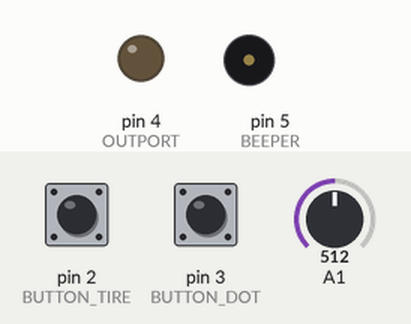
Bench run of a sketch on a simulated Arduino Leonardo, built with avr-gcc and run on an emulated ATmega32U4. On the bench: output pins drawn as LEDs (lit = HIGH), buzzer (waves = sounding). Dashed ring = blinking. The test bench sets the inputs (shaded band); at power-on: pin 3 (BUTTON_DOT) HIGH, pin 2 (BUTTON_TIRE) HIGH, A1 = 512. USB keyboard and mouse output is not drawn.

Above: at 1.2 s.
1.3 s: pin 3 (BUTTON_DOT) pulled LOW for 0.15 s
At 2.4 s:
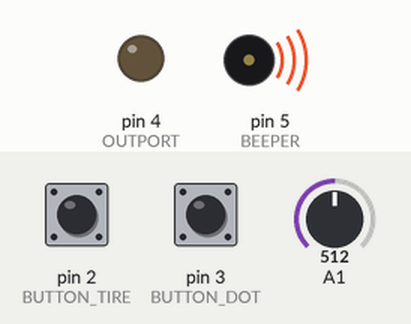
3.0 s: pin 2 (BUTTON_TIRE) pulled LOW for 1 s
At 3.1 s:
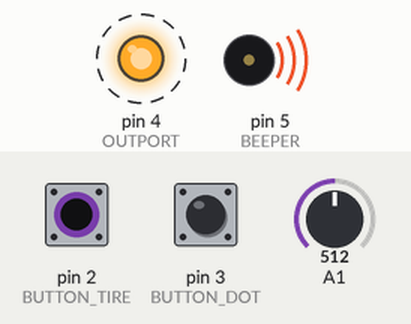
6.0 s: pin 2 (BUTTON_TIRE) pulled LOW for 3.2 s
At 10.0 s:
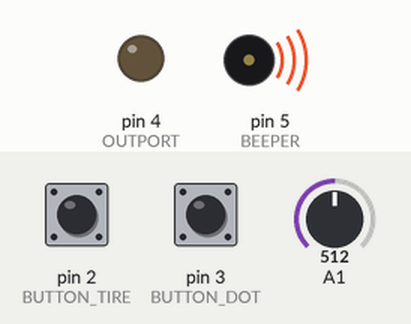
10.7 s: pin 3 (BUTTON_DOT) pulled LOW for 3.2 s
At 13.6 s:
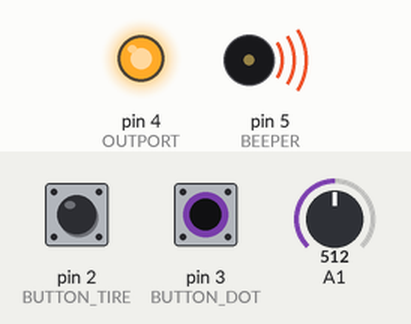
Timing chart, 0 to 25.4 s (numbered marks = the images above; inputs shaded):
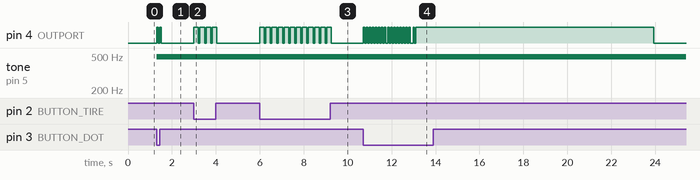

Measured:
- after the input at 1.3 s, pin 4 (OUTPORT): alternates HIGH for 0.07 s and LOW for 0.07 s, 4 changes in all, then stays LOW, starting at once; tone on pin 5 (BEEPER): silent → 490 Hz at once
- after the input at 3.0 s, pin 4 (OUTPORT): alternates HIGH for 0.21 s and LOW for 0.07 s, 8 changes in all, then stays LOW, starting at once
- after the input at 6.0 s, pin 4 (OUTPORT): alternates HIGH for 0.21 s and LOW for 0.07 s, 24 changes in all, then stays LOW, starting at once
- after the input at 10.7 s, pin 4 (OUTPORT): goes 15 × (HIGH 0.07 s, LOW 0.07 s), HIGH 0.07 s, LOW 0.14 s, HIGH 0.04 s, LOW 0.07 s, HIGH 10.8 s, then LOW, starting at once

The sketch:

winkey-simple.ino
```cpp
#include <Keyboard.h>

#define BUTTON_DOT 3
#define BUTTON_TIRE 2
#define OUTPORT 4
#define BEEPER 5

// Таблица кодов Морзе. N-ный элемент кода соответствует n-ному символу раскладки.
char* code[] = {
  "*-","-***","*--","--*","-**","*","***-","--**","**","*---",
  "-*-","*-**","--","-*","---","*--*","*-*","***","-","**-",
  "**-*","****","-*-*","---*","----","--*-","-*--","-**-","**-**","**--",
  "*-*-",
  "*----","**---","***--","****-","*****","-****","--***","---**","----*","-----",
  "......","*-*-*-","---***","-*-*-","-*--*-","*----*","*-**-*","-****-","-**-*","**--**","--**--",
  "-***-","********","*--*-*","**-*-","*-*-*-*-","-*-*-*-",
  ""
};
// Кириллическая раскладка.
  char* layoutCyrillic[] = {
  "F","<","D","U","L","T",":","P","B","Q",
  "R","K","V","Y","J","G","H","C","N","E",
  "A","{","W","X","I","O","S","M","\"",">",
  "Z",
  "1","2","3","4","5","6","7","8","9","0",
  ".","/",":",";","(","\'","\"","-","/","&","?",
  "="," *ERR* ","@"," *END* "," *back* "," *layout* ",
  ""
  };

// Латинская раскладка.
char* layoutLatin[] = {
  "A","B","W","G","D","E","V","Z","I","J",
  "K","L","M","N","O","P","R","S","T","U",
  "F","H","C","ö","ch","Q","Y","X","é","ü",
  "ä",
  "1","2","3","4","5","6","7","8","9","0",
  ".",".",":",";","(","\'","\"","-","/","?",",",
  "="," *ERR* ","@"," *END* "," *back* "," *layout* ",
  ""
};
char** CurrentLayout;

unsigned int key, keyflag, MorseSignal, DotMemory, TireMemory, pad, oldMorseSignal, blank, len;
unsigned int temp, index, probel, alfa, backspace;
unsigned int cwspeed = 70;
unsigned int WPM=17;
unsigned long int t, timer, joom, sound;
unsigned int FLAG =0;
char text[9];

void setup(){
  CurrentLayout = layoutLatin;
 // CurrentLayout = layoutCyrillic;
 cwspeed=1176/WPM;
 backspace=1;
 DotMemory=0;
  Keyboard.begin();
 // Serial.begin(9600);
  pinMode(BUTTON_DOT, INPUT_PULLUP);
  pinMode(BUTTON_TIRE, INPUT_PULLUP);
  pinMode(A1, INPUT);
  pinMode(OUTPORT, OUTPUT);
  pinMode(BEEPER, OUTPUT);
  sound=micros();
}

void PrintSpeed() {

  Keyboard.write(176);
  if(CurrentLayout==layoutCyrillic){Keyboard.print("rjl = ");}else{Keyboard.print("key = ");} Keyboard.print(key);
  if(CurrentLayout==layoutCyrillic){Keyboard.print("? CDV crjhjcnm = ");}else{Keyboard.print(", WPM/speed = ");} Keyboard.print(WPM);Keyboard.print(" ");Keyboard.print(cwspeed);
  if(CurrentLayout==layoutCyrillic) {Keyboard.print("? hfcrkflrf = ");}else{Keyboard.print(", Layout = ");}
  if (CurrentLayout==layoutCyrillic){Keyboard.print("rbhbkkbwf");}else {Keyboard.print("layoutLatin");Keyboard.write(176);};
  Keyboard.write(176);
  Keyboard.releaseAll();
  }

void speedset(){
  if (key>580 && key<620){if (!keyflag){keyflag=1;WPM=WPM-1;PrintSpeed();
                                                  if (WPM==0){WPM=WPM+1;};
                                      };
                        }
 if (key>780 && key<820){if (!keyflag){keyflag=1;WPM=WPM+1;PrintSpeed();
                                                  if (WPM==1023){WPM=WPM-1;};
                                      };
                        }
  cwspeed=1176/WPM;
}
//-------------------------------------------------------------------------------------------------------------
void flow(){
  if (MorseSignal==1) {text[index]='*';text[index+1]='\0';}
  if (MorseSignal==2) {text[index]='-';text[index+1]='\0';}
  index++;
}
//----------------------------------------------------------------------------------------------------------
void beepon(){
  analogWrite(BEEPER,20);
}
void beepoff(){
  analogWrite(BEEPER,0);
}
//------------------------------------------------------------------------------------------------------------
void printM() {
  int i, j;
  temp=1;
while(temp){
if (text[len]=='\0') {temp=0;}
len++;
}
  if (len < 1) {
    return;
  }
  for (i = 0; code[i][0] != '\0'; i++) {
    // Сравним введенный символ с символами из таблицы кодов Морзе.
    for (j = 0; (j < len) && (code[i][j] != '\0'); j++) {
                                                        if (code[i][j] != text[j]) {j = -1;break;}
                                                         }
    //Serial.print("len = ");Serial.print(len);Serial.print(", i = ");Serial.print(i);Serial.print(", j = ");Serial.print(j);Serial.print(", code[i][j] = ");Serial.println(code[i][j]);
    if ((j != -1) && ((j+1) == len) && (code[i][j]=='\0')) {
      // Символ из таблицы кодов Морзе соответствует введенному символу.
      //  Отправим символ на компьютер.
      alfa=1;
      if (CurrentLayout[i]==" *back* "){Keyboard.write(178);alfa=0;backspace=0;}       //backspace
      if (CurrentLayout[i]=="@"){PrintSpeed(); alfa=0;}                                     //Speed CW
      if (CurrentLayout[i]==" *END* "){Keyboard.write(176);alfa=0;backspace=0;}  //Enter
      if (CurrentLayout[i]==" *layout* "){if (CurrentLayout==layoutLatin){CurrentLayout=layoutCyrillic;
                                                                          Keyboard.press(129);delay(200); //press left shift
                                                                          Keyboard.press(128);delay(300); //press left ctrl
                                                                          Keyboard.releaseAll();}
                                        else {CurrentLayout=layoutLatin;
                                              Keyboard.press(129);delay(200);  //press left shift
                                              Keyboard.press(128);delay(300);  //press left ctrl
                                              Keyboard.releaseAll();}
                                        alfa=0;backspace=0;
                                        PrintSpeed();}  //Layout
      if (alfa) { Keyboard.print(CurrentLayout[i]); }
      len = 0;
      return;
    }
  }
  // Символ в таблице не найден. Напечатаем нераспознанный символ.
  Keyboard.print("*");
  /*
  Keyboard.print(" [");
  for (i = 0; i < len; i++) {
    //Serial.print(text[i]);
    Keyboard.print(text[i]);
  }
  Keyboard.print(" ]");
  */
  len = 0;
}
//----------------------------------------------------------------------------------------------------------------
void loop (){
//--------------------sound----------

//if ((micros()-100)>sound){digitalWrite(BEEPER,(!digitalRead(BEEPER)));sound=micros();}
//-------------------read key-----------
key=analogRead(A1);
if (key>4) {speedset();} else {keyflag=0;}
//--------------------------------------------------------
if (!digitalRead(BUTTON_DOT) && !digitalRead(BUTTON_TIRE) && MorseSignal==0) {
                                          if (oldMorseSignal==1){timer=cwspeed*3;beepon();digitalWrite(OUTPORT,1);MorseSignal=2;flow();}
                                                            else{timer=cwspeed*1;beepon();digitalWrite(OUTPORT,1);MorseSignal=1;flow();};
                                                            t=millis();}
if (oldMorseSignal==1){DotMemory=0;}
if ((!digitalRead(BUTTON_DOT) or (DotMemory))  && MorseSignal==0) {DotMemory=0; timer=cwspeed*1;beepon();digitalWrite(OUTPORT,1);MorseSignal=1;t=millis();flow();}
if (!digitalRead(BUTTON_TIRE) && MorseSignal==0){timer=cwspeed*3;beepon();digitalWrite(OUTPORT,1);MorseSignal=2;t=millis();flow();}
if (millis()-t>timer){if(digitalRead(OUTPORT)){beepoff();digitalWrite(OUTPORT,0);joom=millis();}}
if ((millis()-t)>(timer+cwspeed)){oldMorseSignal=MorseSignal; MorseSignal=0;}
if (MorseSignal==2 && !digitalRead(BUTTON_DOT)){DotMemory=1;};
if (MorseSignal){blank=1;}
//if (millis()-t>(cwspeed*5) && blank){blank=0;t=millis();probel=1;printM();index=0;}
//Keyboard.print("D joom = ");Keyboard.print(millis()-joom);Keyboard.print("cwspeed*3 = ");Keyboard.print(cwspeed*3);Keyboard.print("blank = ");Keyboard.print(blank);Keyboard.print("MS = ");Keyboard.print(MorseSignal);Keyboard.write(176);
if (((millis()-joom)>((cwspeed*3)/2)) && blank && MorseSignal==0){blank=0;t=millis();probel=1;printM();index=0;}
if (MorseSignal==0 && millis()-joom>cwspeed*7 && probel){
                                                     if (backspace){Keyboard.print(" "); }
                                                     backspace=1;
                                                     probel=0;}
}
```
